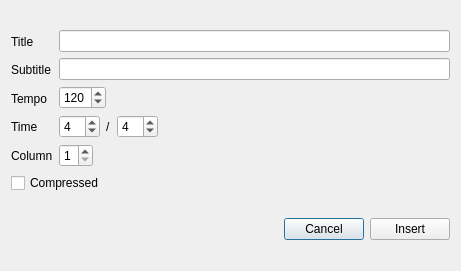
<?xml version="1.0" encoding="UTF-8"?>
<ui version="4.0">
 <class>DialogNewSong</class>
 <widget class="QDialog" name="DialogNewSong">
  <property name="geometry">
   <rect>
    <x>0</x>
    <y>0</y>
    <width>461</width>
    <height>271</height>
   </rect>
  </property>
  <property name="windowTitle">
   <string>Insert song</string>
  </property>
  <layout class="QHBoxLayout" name="horizontalLayout_4">
   <item>
    <layout class="QVBoxLayout" name="verticalLayout_4">
     <item>
      <layout class="QVBoxLayout" name="verticalLayout_3">
       <item>
        <layout class="QHBoxLayout" name="horizontalLayout_2">
         <item>
          <layout class="QVBoxLayout" name="verticalLayout">
           <item>
            <widget class="QLabel" name="labelTitle">
             <property name="text">
              <string>Title</string>
             </property>
            </widget>
           </item>
           <item>
            <widget class="QLabel" name="labelSubtitle">
             <property name="text">
              <string>Subtitle</string>
             </property>
            </widget>
           </item>
           <item>
            <widget class="QLabel" name="labelTempo">
             <property name="text">
              <string>Tempo</string>
             </property>
            </widget>
           </item>
           <item>
            <widget class="QLabel" name="labelTime">
             <property name="text">
              <string>Time</string>
             </property>
            </widget>
           </item>
           <item>
            <widget class="QLabel" name="labelColumn">
             <property name="text">
              <string>Column</string>
             </property>
            </widget>
           </item>
          </layout>
         </item>
         <item>
          <layout class="QVBoxLayout" name="verticalLayout_2">
           <item>
            <widget class="QLineEdit" name="lineEditTitle"/>
           </item>
           <item>
            <widget class="QLineEdit" name="lineEditSubtitle"/>
           </item>
           <item>
            <layout class="QHBoxLayout" name="horizontalLayout_7">
             <item>
              <widget class="QSpinBox" name="spinBoxTempo">
               <property name="minimum">
                <number>30</number>
               </property>
               <property name="maximum">
                <number>300</number>
               </property>
               <property name="value">
                <number>120</number>
               </property>
              </widget>
             </item>
             <item>
              <spacer name="horizontalSpacer_5">
               <property name="orientation">
                <enum>Qt::Horizontal</enum>
               </property>
               <property name="sizeHint" stdset="0">
                <size>
                 <width>40</width>
                 <height>20</height>
                </size>
               </property>
              </spacer>
             </item>
            </layout>
           </item>
           <item>
            <layout class="QHBoxLayout" name="horizontalLayout_6">
             <item>
              <widget class="QSpinBox" name="spinBoxTime1">
               <property name="minimum">
                <number>1</number>
               </property>
               <property name="maximum">
                <number>64</number>
               </property>
               <property name="value">
                <number>4</number>
               </property>
              </widget>
             </item>
             <item>
              <widget class="QLabel" name="labelSlash">
               <property name="text">
                <string>/</string>
               </property>
              </widget>
             </item>
             <item>
              <widget class="QSpinBox" name="spinBoxTime2">
               <property name="minimum">
                <number>1</number>
               </property>
               <property name="maximum">
                <number>64</number>
               </property>
               <property name="value">
                <number>4</number>
               </property>
              </widget>
             </item>
             <item>
              <spacer name="horizontalSpacer_4">
               <property name="orientation">
                <enum>Qt::Horizontal</enum>
               </property>
               <property name="sizeHint" stdset="0">
                <size>
                 <width>40</width>
                 <height>20</height>
                </size>
               </property>
              </spacer>
             </item>
            </layout>
           </item>
           <item>
            <layout class="QHBoxLayout" name="horizontalLayout">
             <item>
              <widget class="QSpinBox" name="spinBoxColumn">
               <property name="minimum">
                <number>1</number>
               </property>
               <property name="maximum">
                <number>5</number>
               </property>
              </widget>
             </item>
             <item>
              <layout class="QHBoxLayout" name="horizontalLayout_5">
               <item>
                <spacer name="horizontalSpacer_3">
                 <property name="orientation">
                  <enum>Qt::Horizontal</enum>
                 </property>
                 <property name="sizeHint" stdset="0">
                  <size>
                   <width>40</width>
                   <height>20</height>
                  </size>
                 </property>
                </spacer>
               </item>
              </layout>
             </item>
            </layout>
           </item>
          </layout>
         </item>
        </layout>
       </item>
       <item>
        <widget class="QCheckBox" name="checkBoxCompress">
         <property name="text">
          <string>Compressed</string>
         </property>
        </widget>
       </item>
      </layout>
     </item>
     <item>
      <layout class="QHBoxLayout" name="horizontalLayout_3">
       <item>
        <spacer name="horizontalSpacer_2">
         <property name="orientation">
          <enum>Qt::Horizontal</enum>
         </property>
         <property name="sizeHint" stdset="0">
          <size>
           <width>40</width>
           <height>20</height>
          </size>
         </property>
        </spacer>
       </item>
       <item>
        <widget class="QPushButton" name="pushButtonCancel">
         <property name="text">
          <string>Cancel</string>
         </property>
        </widget>
       </item>
       <item>
        <widget class="QPushButton" name="pushButtonInsert">
         <property name="text">
          <string>Insert</string>
         </property>
        </widget>
       </item>
      </layout>
     </item>
    </layout>
   </item>
  </layout>
 </widget>
 <resources/>
 <connections/>
</ui>
